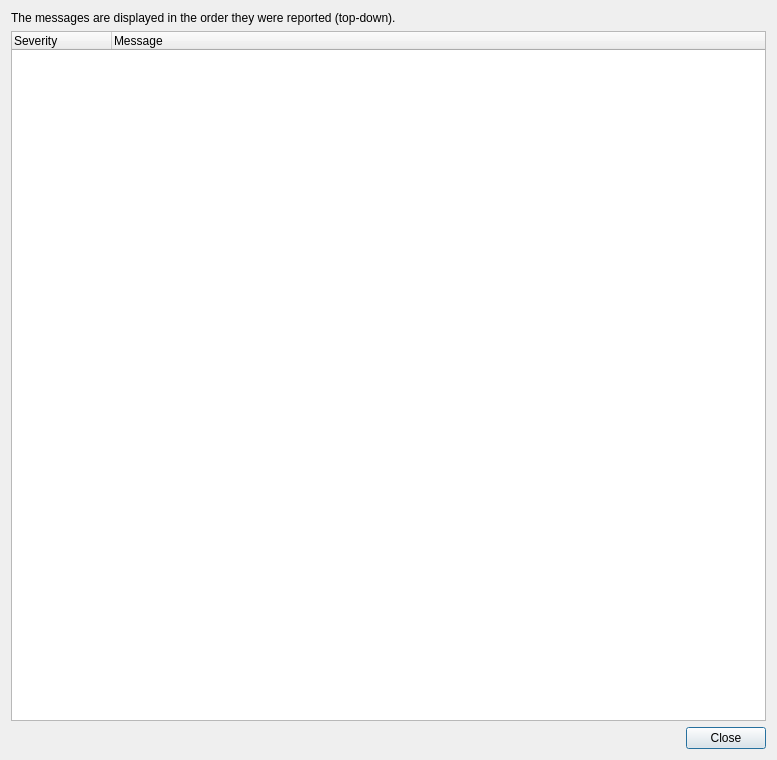
<?xml version="1.0" encoding="UTF-8"?>
<ui version="4.0">
 <class>DiagnosticsDialog</class>
 <widget class="QDialog" name="DiagnosticsDialog">
  <property name="geometry">
   <rect>
    <x>0</x>
    <y>0</y>
    <width>777</width>
    <height>760</height>
   </rect>
  </property>
  <property name="windowTitle">
   <string>Diagnostics</string>
  </property>
  <layout class="QVBoxLayout" name="verticalLayout">
   <item>
    <widget class="QLabel" name="label">
     <property name="text">
      <string>The messages are displayed in the order they were reported (top-down).</string>
     </property>
    </widget>
   </item>
   <item>
    <widget class="QTreeWidget" name="messages">
     <property name="autoScroll">
      <bool>false</bool>
     </property>
     <property name="showDropIndicator" stdset="0">
      <bool>false</bool>
     </property>
     <property name="alternatingRowColors">
      <bool>true</bool>
     </property>
     <property name="selectionMode">
      <enum>QAbstractItemView::NoSelection</enum>
     </property>
     <property name="verticalScrollMode">
      <enum>QAbstractItemView::ScrollPerPixel</enum>
     </property>
     <property name="rootIsDecorated">
      <bool>false</bool>
     </property>
     <property name="itemsExpandable">
      <bool>false</bool>
     </property>
     <property name="wordWrap">
      <bool>true</bool>
     </property>
     <property name="expandsOnDoubleClick">
      <bool>false</bool>
     </property>
     <column>
      <property name="text">
       <string>Severity</string>
      </property>
     </column>
     <column>
      <property name="text">
       <string>Message</string>
      </property>
     </column>
    </widget>
   </item>
   <item>
    <widget class="QWidget" name="buttonBox" native="true">
     <property name="sizePolicy">
      <sizepolicy hsizetype="Preferred" vsizetype="Maximum">
       <horstretch>0</horstretch>
       <verstretch>0</verstretch>
      </sizepolicy>
     </property>
     <layout class="QHBoxLayout" name="horizontalLayout">
      <property name="margin">
       <number>0</number>
      </property>
      <item>
       <spacer name="horizontalSpacer">
        <property name="orientation">
         <enum>Qt::Horizontal</enum>
        </property>
        <property name="sizeHint" stdset="0">
         <size>
          <width>40</width>
          <height>20</height>
         </size>
        </property>
       </spacer>
      </item>
      <item>
       <widget class="QPushButton" name="closeButton">
        <property name="text">
         <string>Close</string>
        </property>
       </widget>
      </item>
     </layout>
    </widget>
   </item>
  </layout>
 </widget>
 <resources/>
 <connections/>
</ui>
